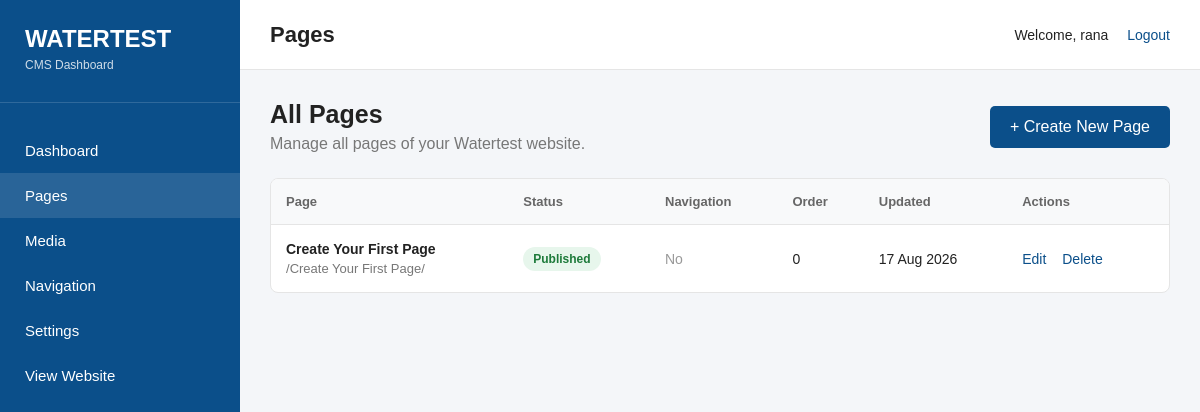
/dashboard/pages/ (signed in), run on an earlier commit of the app's database.
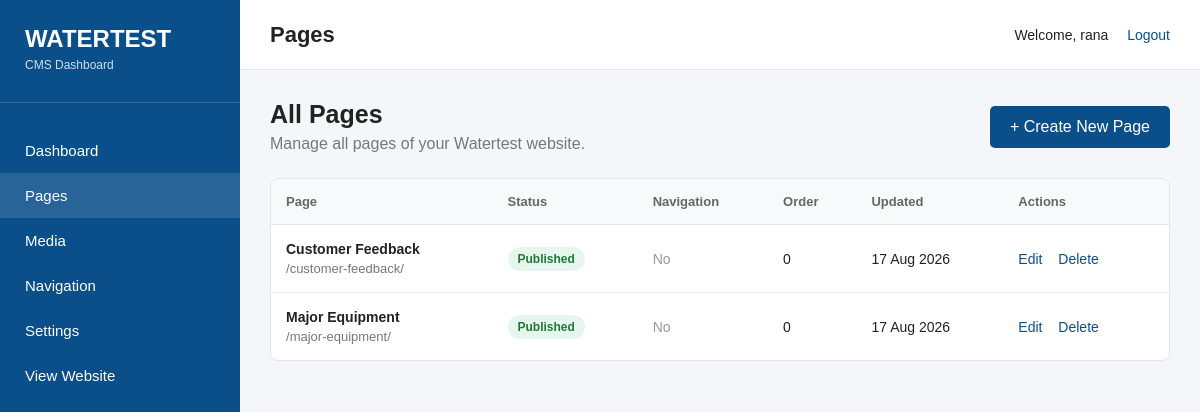
And on a later commit of the database.
### website/models.py (models this page shows, shortened)
class Page(models.Model):
    STATUS_CHOICES = [
        ("draft", "Draft"),
        ("published", "Published"),
    ]
    title = models.CharField(max_length=300)
    slug = models.SlugField(
        max_length=300,
        unique=True,
        blank=True
    )
    content = models.TextField(
        blank=True
    )
    featured_image = models.ImageField(
        upload_to="pages/",
        blank=True,
        null=True
    )
    status = models.CharField(
        max_length=20,
        choices=STATUS_CHOICES,
        default="draft"
    )
    show_in_menu = models.BooleanField(
        default=False
    )
    menu_order = models.PositiveIntegerField(
        default=0
    )
    parent = models.ForeignKey(
        "self",
        on_delete=models.CASCADE,
        blank=True,
        null=True,
        related_name="children"
    )
    created_at = models.DateTimeField(
        auto_now_add=True
    )
    updated_at = models.DateTimeField(
        auto_now=True
    )

### website/views.py (the view)
@login_required
def pages(request):
    all_pages = Page.objects.all().order_by(
        "menu_order",
        "-updated_at"
    )
    return render(
        request,
        "website/pages.html",
        {
            "pages": all_pages
        }
    )

### website/context_processors.py (called while the page is built)
def menu_pages(request):
    menu_pages = Page.objects.filter(
        status="published",
        show_in_menu=True,
        parent__isnull=True
    ).prefetch_related(
        "children"
    ).order_by(
        "menu_order",
        "title"
    )
    return {
        "menu_pages": menu_pages
    }

### templates/website/pages.html (shortened to what the changed rows need)
{% load static %}
<!DOCTYPE html>
<html lang="en">
<head>
</head>
<body>
<main class="dashboard-main">
    <header class="dashboard-topbar">
        <h1>Pages</h1>
    </header>
    <section class="dashboard-content">
        <div class="page-heading">
            <div>
                <h2>All Pages</h2>
            </div>
        </div>
        <div class="table-box">
            {% if pages %}
            <table class="pages-table">
                <thead>
                    <tr>
                        <th>
                            Page
                        </th>
                        <th>
                            Status
                        </th>
                        <th>
                            Navigation
                        </th>
                        <th>
                            Order
                        </th>
                        <th>
                            Updated
                        </th>
                        <th>
                            Actions
                        </th>
                    </tr>
                </thead>
                <tbody>
                    {% for page in pages %}
                    <tr>
                        <td>
                            <div class="page-title">
                                {{ page.title }}
                            </div>
                            <div class="page-slug">
                                /{{ page.slug }}/
                            </div>
                        </td>
                        <td>
                            {% if page.status == "published" %}
                                <span class="status status-published">
                                    Published
                                </span>
                            {% else %}
                                <span class="status status-draft">
                                    Draft
                                </span>
                            {% endif %}
                        </td>
                        <td>
                            {% if page.show_in_menu %}
                                <span class="menu-yes">
                                    Yes
                                </span>
                            {% else %}
                                <span class="menu-no">
                                    No
                                </span>
                            {% endif %}
                        </td>
                        <td>
                            {{ page.menu_order }}
                        </td>
                        <td>
                            {{ page.updated_at|date:"d M Y" }}
                        </td>
                        <td>
                            <a href="{% url 'edit_page' page.id %}" class="action-link"> Edit  </a>
                            <a href="{% url 'delete_page' page.id %}" class="action-link"> Delete </a>
                        </td>
                    </tr>
                    {% endfor %}
                </tbody>
            </table>
            {% endif %}
        </div>
    </section>
</main>
</body>
</html>

What changed in the data, as far as the page shows it:
removed Page: title "Create Your First Page", slug "Create Your First Page", status "Published", show_in_menu "No", menu_order "0", updated_at "17 Aug 2026"
added Page: title "Customer Feedback", slug "customer-feedback", status "Published", show_in_menu "No", menu_order "0", updated_at "17 Aug 2026"
added Page: title "Major Equipment", slug "major-equipment", status "Published", show_in_menu "No", menu_order "0", updated_at "17 Aug 2026"
